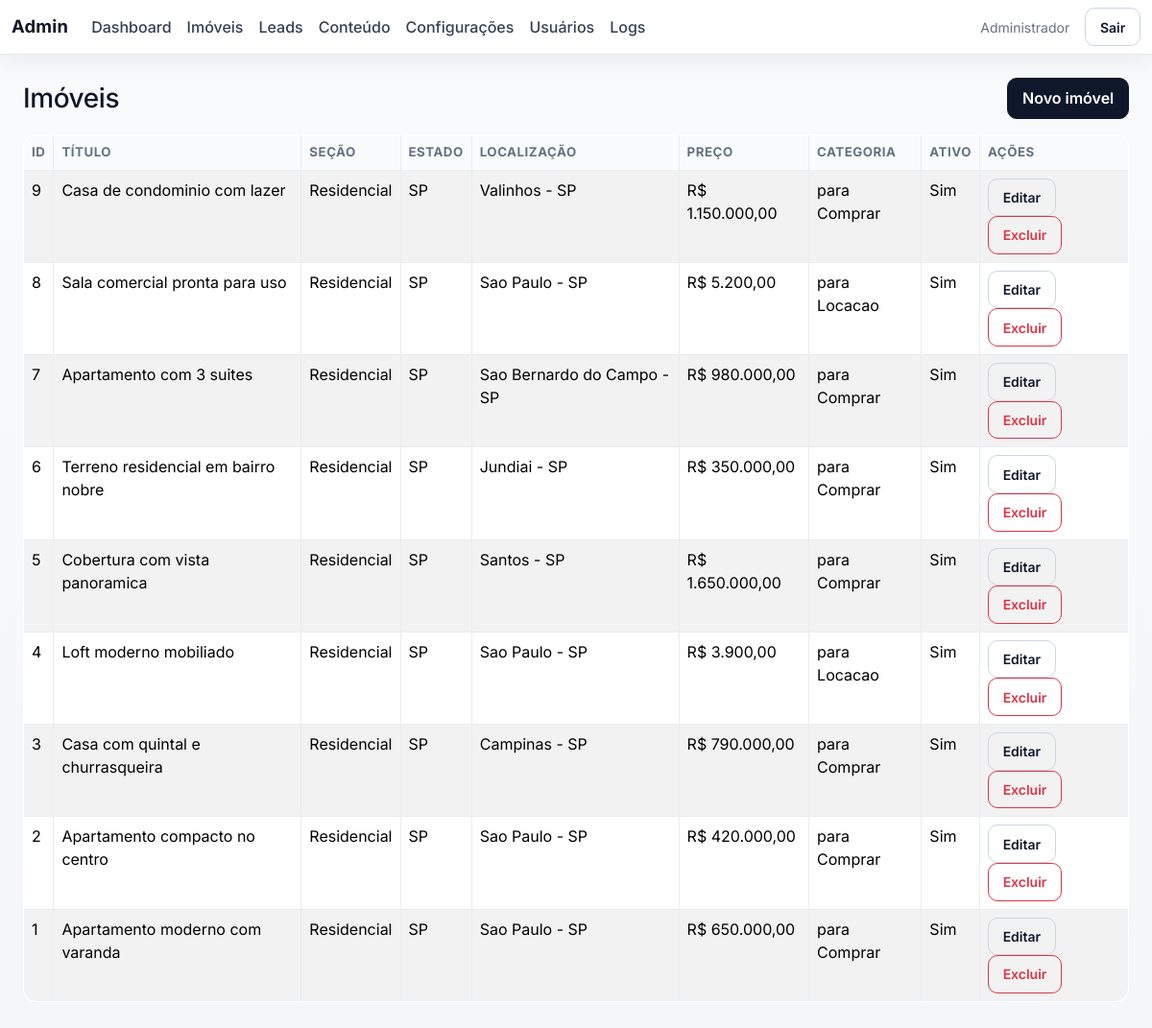
Screenshot of /admin/imoveis (signed in) with the database file from the repository.
### tables this page shows
CREATE TABLE imoveis (
            id INTEGER PRIMARY KEY AUTOINCREMENT,
            titulo TEXT NOT NULL,
            descricao TEXT,
            localizacao TEXT NOT NULL,
            tipo TEXT NOT NULL,
            categoria TEXT NOT NULL,
            preco REAL NOT NULL DEFAULT 0,
            area REAL NOT NULL DEFAULT 0,
            dormitorios INTEGER NOT NULL DEFAULT 0,
            banheiros INTEGER NOT NULL DEFAULT 0,
            vagas INTEGER NOT NULL DEFAULT 0,
            suites INTEGER NOT NULL DEFAULT 0,
            caracteristicas TEXT,
            tour360_url TEXT,
            fotos TEXT,
            destaque INTEGER NOT NULL DEFAULT 0,
            ativo INTEGER NOT NULL DEFAULT 1,
            visualizacoes INTEGER NOT NULL DEFAULT 0,
            created_at TEXT NOT NULL,
            updated_at TEXT NOT NULL
        , estado TEXT, secao TEXT NOT NULL DEFAULT 'Residencial');

### app.py (the view)
@app.route("/admin/imoveis")
@login_required
def admin_imoveis():
    items = query_all("SELECT * FROM imoveis ORDER BY id DESC")
    return render_template("admin/imoveis_list.html", imoveis=items)

### app.py (called while the page is built)
def get_db():
    if "db" not in g:
        g.db = sqlite3.connect(DB_PATH)
        g.db.row_factory = sqlite3.Row
    return g.db

def query_one(sql, params=()):
    return get_db().execute(sql, params).fetchone()

def query_all(sql, params=()):
    return get_db().execute(sql, params).fetchall()

def login_required(view):
    @wraps(view)
    def wrapped(*args, **kwargs):
        if not session.get("user_id"):
            return redirect(url_for("admin_login"))
        return view(*args, **kwargs)
    return wrapped

@app.template_filter("brl")
def brl(value):
    if value is None:
        return "R$ 0,00"
    return f"R$ {float(value):,.2f}".replace(",", "X").replace(".", ",").replace("X", ".")

def get_setting(key, default=""):
    row = query_one("SELECT value FROM settings WHERE key = ?", (key,))
    return row["value"] if row else default

@app.context_processor
def inject_globals():
    return {
        "site_nome": get_setting("site_nome", "Carlos Câmara"),
        "creci": get_setting("creci", "CRECI 13107"),
        "telefone": get_setting("telefone", "81 996086470"),
        "telefone_secundario": get_setting("telefone_secundario", "81 992333407"),
        "email_contato": get_setting("email_contato", "clcamara@creci.org.br"),
        "whatsapp": get_setting("whatsapp", ""),
        "instagram": get_setting("instagram", ""),
        "facebook": get_setting("facebook", ""),
    }

### templates/admin/imoveis_list.html
{% extends "admin/base_admin.html" %}
{% block content %}
<div class="d-flex justify-content-between align-items-center mb-3">
    <h1 class="h3 m-0">Imóveis</h1>
    <a href="{{ url_for('admin_imovel_novo') }}" class="btn btn-primary">Novo imóvel</a>
</div>
<div class="table-responsive">
    <table class="table table-striped table-bordered bg-white">
        <thead>
            <tr>
                <th>ID</th>
                <th>Título</th>
                <th>Seção</th>
                <th>Estado</th>
                <th>Localização</th>
                <th>Preço</th>
                <th>Categoria</th>
                <th>Ativo</th>
                <th>Ações</th>
            </tr>
        </thead>
        <tbody>
        {% for item in imoveis %}
            <tr>
                <td>{{ item["id"] }}</td>
                <td>{{ item["titulo"] }}</td>
                <td>{{ item["secao"] }}</td>
                <td>{{ item["estado"] or "-" }}</td>
                <td>{{ item["localizacao"] }}</td>
                <td>{{ item["preco"]|brl }}</td>
                <td>{{ item["categoria"] }}</td>
                <td>{{ "Sim" if item["ativo"] else "Não" }}</td>
                <td>
                    <a href="{{ url_for('admin_imovel_editar', imovel_id=item['id']) }}" class="btn btn-sm btn-outline-primary">Editar</a>
                    <form class="d-inline" method="post" action="{{ url_for('admin_imovel_excluir', imovel_id=item['id']) }}" onsubmit="return confirm('Excluir imóvel?');">
                        <button class="btn btn-sm btn-outline-danger">Excluir</button>
                    </form>
                </td>
            </tr>
        {% else %}
            <tr><td colspan="9" class="text-center">Nenhum imóvel cadastrado.</td></tr>
        {% endfor %}
        </tbody>
    </table>
</div>
{% endblock %}

### static/css/site.css (style rules this page uses)
:root { --bg: #f5f6f8; --surface: #ffffff; --surface-soft: #fafbfc; --text: #101828; --muted: #667085; --line: #eaecf0; --brand: #0f172a; --brand-2: #1d2939; --accent: #a98b5e; --shadow-sm: 0 8px 24px rgba(16, 24, 40, 0.06); --shadow-md: 0 16px 32px rgba(16, 24, 40, 0.08); --radius: 14px; }
* { box-sizing: border-box; }
body.app-body { font-family: "Inter", "Segoe UI", Roboto, Arial, sans-serif; background: linear-gradient(180deg, #f8fafc 0%, var(--bg) 100%); color: var(--text); min-height: 100vh; }
a { color: var(--brand-2); text-decoration: none; }
.card, .table, .alert, .list-group-item, .form-control, .form-select, .input-group-text { border: 1px solid var(--line); border-radius: var(--radius); }
.card, .table, .list-group-item { background: var(--surface); }
.table { overflow: hidden; }
.table thead th { font-size: 0.83rem; text-transform: uppercase; letter-spacing: 0.04em; color: var(--muted); background: var(--surface-soft); border-bottom: 1px solid var(--line); }
.btn { border-radius: 10px; font-weight: 600; padding: 0.52rem 0.92rem; }
.btn-primary { background: var(--brand); border-color: var(--brand); }
.btn-outline-primary { color: var(--brand); border-color: #cbd5e1; }
h1, h2, h3, h4, h5 { letter-spacing: -0.015em; }

### rows the page displays
imoveis: id "9", titulo "Casa de condominio com lazer", secao "Residencial", estado "SP", localizacao "Valinhos - SP", preco|brl "R$ 1.150.000,00", categoria "para Comprar", ativo "Sim"
imoveis: id "8", titulo "Sala comercial pronta para uso", secao "Residencial", estado "SP", localizacao "Sao Paulo - SP", preco|brl "R$ 5.200,00", categoria "para Locacao", ativo "Sim"
imoveis: id "7", titulo "Apartamento com 3 suites", secao "Residencial", estado "SP", localizacao "Sao Bernardo do Campo - SP", preco|brl "R$ 980.000,00", categoria "para Comprar", ativo "Sim"
imoveis: id "6", titulo "Terreno residencial em bairro nobre", secao "Residencial", estado "SP", localizacao "Jundiai - SP", preco|brl "R$ 350.000,00", categoria "para Comprar", ativo "Sim"
imoveis: id "5", titulo "Cobertura com vista panoramica", secao "Residencial", estado "SP", localizacao "Santos - SP", preco|brl "R$ 1.650.000,00", categoria "para Comprar", ativo "Sim"
imoveis: id "4", titulo "Loft moderno mobiliado", secao "Residencial", estado "SP", localizacao "Sao Paulo - SP", preco|brl "R$ 3.900,00", categoria "para Locacao", ativo "Sim"
imoveis: id "3", titulo "Casa com quintal e churrasqueira", secao "Residencial", estado "SP", localizacao "Campinas - SP", preco|brl "R$ 790.000,00", categoria "para Comprar", ativo "Sim"
imoveis: id "2", titulo "Apartamento compacto no centro", secao "Residencial", estado "SP", localizacao "Sao Paulo - SP", preco|brl "R$ 420.000,00", categoria "para Comprar", ativo "Sim"
imoveis: id "1", titulo "Apartamento moderno com varanda", secao "Residencial", estado "SP", localizacao "Sao Paulo - SP", preco|brl "R$ 650.000,00", categoria "para Comprar", ativo "Sim"

### other values shown
{{ session.get("user_nome") }} "Administrador"
